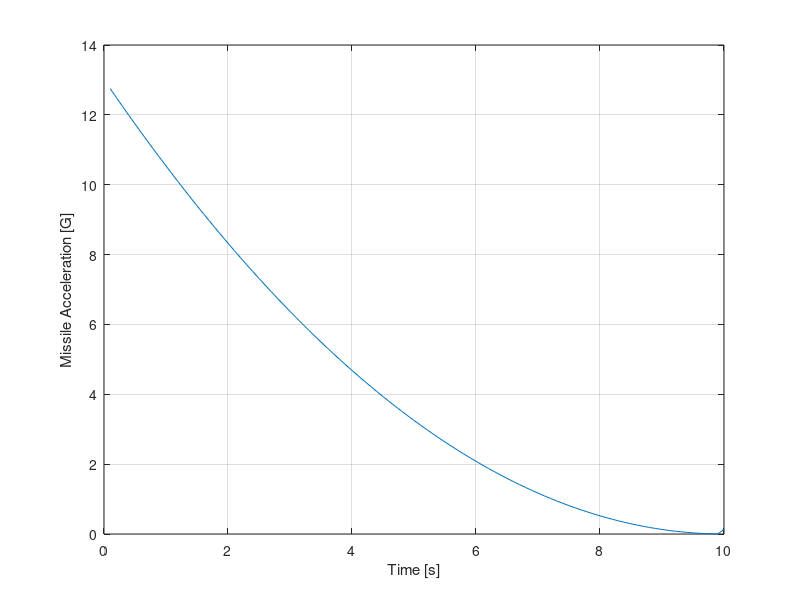

The MATLAB source for this figure:
clc; close all; clear all; format long; format compact;

%% Linearized two-dimensional missile-target engagement simulation
% -------------------------------------------------------------------------
% PARAMETERS:
%   Vc = closing velocity
%   nT = target acceleration
%   Y  = missile j-hat distance to origin (LOS)
%   Vm = missile velocity
%   HEDEG = heading error in degree
%   Tf = total flight time
%   N  = effective navigation ratio   
%   dY = missile velocity (linearized)
%   LAM= LOS angle
%   nc = commanded acceleration (for missile)
% -------------------------------------------------------------------------

% Given situational variables
Vc = 4000;
nT = 0;         % nT =32.2*3;   %<-- UNCOMMENT FOR 3G MANUEVER, ONLY
Y  = 0;
Vm = 3000;
HEDEG = -20;    % HEDEG = 0;    %<-- UNCOMMENT FOR 3G MANUEVER, ONLY
Tf = 10;
N  = 4; 
dY = -Vm * deg2rad(HEDEG);% initial sideways velocity due to heading error
T  = 0;
dT = 0.01;

% Helper simulation variables
S  = 0;
n  = 0;

% Simulation
while T <= Tf-1e-5 % prevent catastrophic cancellation 
    % Preserve current time step states
    Y_OLD = Y;
    dY_OLD = dY;
    STEP = 1;
    FLAG = 0;
    while STEP <= 1
        if FLAG == 1
            STEP = 2;
            Y = Y + dT*dY; % forward Euler
            dY= dY + dT*ddY;
            T = T + dT;
        end
        TGO = Tf - T + 0.00001;
        dLAM= (dY*TGO + Y)/(Vc*TGO*TGO);
        nc  = N*Vc*dLAM; % proportional navigation law
        ddY = nT-nc;
        FLAG = 1;
    end
    FLAG = 0;
    % 2nd order RK
    Y = 0.5*(Y + Y_OLD + dT*dY);
    dY= 0.5*(dY+ dY_OLD + dT*ddY);
    S = S + dT;
    if S >= 0.0999
        S = 0;
        n = n+1;
        array_T(n) = T;
        array_Y(n) = Y;
        array_dY(n)= dY;
        array_nc_g(n) = nc/32.2; % convert commanded acceleration to G's
    end
end
% Display results
figure(1);
plot(array_T,array_nc_g); grid on;
xlabel('Time [s]');
ylabel('Missile Acceleration [G]');
%xlim([0 9]);                   %<-- UNCOMMENT FOR 3G MANUEVER, ONLY